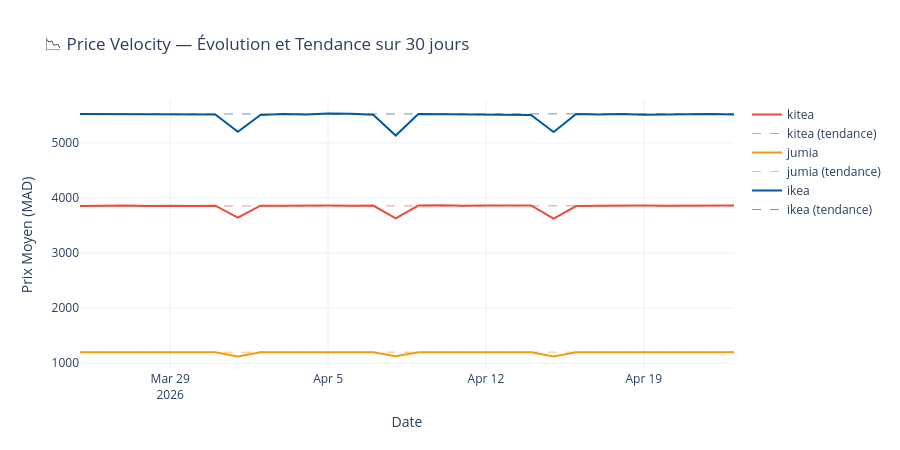

The notebook cell saved with this chart:
### Markdown cell above
## 📉 Étape 11 — Price Velocity (Tendance des prix)
> Mentionné dans le projet : *"price velocity"*  
> Répond à : **les prix montent-ils ou descendent-ils sur 30 jours ?**  
> Régression linéaire sur la série temporelle

### Code cell
from scipy.stats import linregress

print("=== PRICE VELOCITY — Tendance sur 30 jours ===\n")

df_hist_clean = pd.read_csv(
    os.path.join(RAW_DIR, 'historique_prices.csv'),
    parse_dates=['date_scraping']
)

velocity_results = {}

for site in df_hist_clean['site'].unique():
    evol = df_hist_clean[df_hist_clean['site']==site].groupby('date_scraping')['prix'].mean()
    
    # Convertir dates en nombres pour régression
    x = np.arange(len(evol))
    y = evol.values
    
    slope, intercept, r, p, se = linregress(x, y)
    
    # Tendance sur 30 jours
    variation_totale = slope * 29  # MAD de variation sur 30 jours
    variation_pct    = variation_totale / y[0] * 100
    
    if slope > 0.5:    tendance = "HAUSSE ↗"
    elif slope < -0.5: tendance = "BAISSE ↘"
    else:              tendance = "STABLE →"
    
    velocity_results[site] = {
        'pente_jour'     : round(float(slope), 3),
        'variation_30j'  : round(float(variation_totale), 2),
        'variation_pct'  : round(float(variation_pct), 2),
        'r_carre'        : round(float(r**2), 4),
        'p_value'        : round(float(p), 6),
        'significatif'   : bool(p < 0.05),
        'tendance'       : tendance,
        'prix_debut'     : round(float(y[0]), 2),
        'prix_fin'       : round(float(y[-1]), 2),
    }
    
    print(f"{site.upper():8} : {tendance}")
    print(f"  Pente          : {slope:+.2f} MAD/jour")
    print(f"  Variation 30j  : {variation_totale:+.0f} MAD ({variation_pct:+.1f}%)")
    print(f"  R²             : {r**2:.4f} | p={p:.4f} {'✅ significatif' if p<0.05 else '❌ non significatif'}")
    print(f"  Prix début     : {y[0]:.0f} MAD → Prix fin : {y[-1]:.0f} MAD")
    print()

# Graphique avec tendances
fig_vel = go.Figure()
evol_all = df_hist_clean.groupby(['site','date_scraping'])['prix'].mean().reset_index()

for site in df_hist_clean['site'].unique():
    data_site = evol_all[evol_all['site']==site].sort_values('date_scraping')
    
    # Ligne réelle
    fig_vel.add_trace(go.Scatter(
        x=data_site['date_scraping'], y=data_site['prix'],
        mode='lines', name=f'{site}',
        line=dict(color=COLORS[site], width=2)
    ))
    
    # Ligne de tendance
    x_num = np.arange(len(data_site))
    slope = velocity_results[site]['pente_jour']
    intercept = data_site['prix'].iloc[0] - slope * 0
    trend_y = intercept + slope * x_num
    
    fig_vel.add_trace(go.Scatter(
        x=data_site['date_scraping'], y=trend_y,
        mode='lines', name=f'{site} (tendance)',
        line=dict(color=COLORS[site], width=1, dash='dash'),
        opacity=0.6
    ))

fig_vel.update_layout(
    title='📉 Price Velocity — Évolution et Tendance sur 30 jours',
    xaxis_title='Date', yaxis_title='Prix Moyen (MAD)',
    template='plotly_white', height=450
)
fig_vel.show()
with open(os.path.join(OUTPUTS_DIR,'fig_velocity.json'),'w') as f: f.write(fig_vel.to_json())
print("✅ fig_velocity.json sauvegardé")

### Figure 1 — Plotly figure (JSON) as saved in the notebook; plotly's stock layout.template omitted (floating-point values rounded to 4 significant figures)
{"data": [{"line": {"color": "#E74C3C", "width": 2}, "mode": "lines", "name": "kitea", "type": "scatter", "x": ["2026-03-25T00:00:00", "2026-03-26T00:00:00", "2026-03-27T00:00:00", "2026-03-28T00:00:00", "2026-03-29T00:00:00", "2026-03-30T00:00:00", "2026-03-31T00:00:00", "2026-04-01T00:00:00", "2026-04-02T00:00:00", "2026-04-03T00:00:00", "2026-04-04T00:00:00", "2026-04-05T00:00:00", "2026-04-06T00:00:00", "2026-04-07T00:00:00", "2026-04-08T00:00:00", "2026-04-09T00:00:00", "2026-04-10T00:00:00", "2026-04-11T00:00:00", "2026-04-12T00:00:00", "2026-04-13T00:00:00", "2026-04-14T00:00:00", "2026-04-15T00:00:00", "2026-04-16T00:00:00", "2026-04-17T00:00:00", "2026-04-18T00:00:00", "2026-04-19T00:00:00", "2026-04-20T00:00:00", "2026-04-21T00:00:00", "2026-04-22T00:00:00", "2026-04-23T00:00:00"], "y": [3854.0, 3865.0, 3865.0, 3855.0, 3861.0, 3852.0, 3860.0, 3644.0, 3860.0, 3860.0, 3864.0, 3861.0, 3859.0, 3862.0, 3630.0, 3862.0, 3870.0, 3858.0, 3863.0, 3863.0, 3863.0, 3626.0, 3853.0, 3860.0, 3865.0, 3861.0, 3860.0, 3859.0, 3860.0, 3861.0]}, {"line": {"color": "#E74C3C", "dash": "dash", "width": 1}, "mode": "lines", "name": "kitea (tendance)", "opacity": 0.6, "type": "scatter", "x": ["2026-03-25T00:00:00", "2026-03-26T00:00:00", "2026-03-27T00:00:00", "2026-03-28T00:00:00", "2026-03-29T00:00:00", "2026-03-30T00:00:00", "2026-03-31T00:00:00", "2026-04-01T00:00:00", "2026-04-02T00:00:00", "2026-04-03T00:00:00", "2026-04-04T00:00:00", "2026-04-05T00:00:00", "2026-04-06T00:00:00", "2026-04-07T00:00:00", "2026-04-08T00:00:00", "2026-04-09T00:00:00", "2026-04-10T00:00:00", "2026-04-11T00:00:00", "2026-04-12T00:00:00", "2026-04-13T00:00:00", "2026-04-14T00:00:00", "2026-04-15T00:00:00", "2026-04-16T00:00:00", "2026-04-17T00:00:00", "2026-04-18T00:00:00", "2026-04-19T00:00:00", "2026-04-20T00:00:00", "2026-04-21T00:00:00", "2026-04-22T00:00:00", "2026-04-23T00:00:00"], "y": [3854.0, 3854.0, 3855.0, 3855.0, 3855.0, 3855.0, 3855.0, 3855.0, 3856.0, 3856.0, 3856.0, 3856.0, 3856.0, 3856.0, 3856.0, 3857.0, 3857.0, 3857.0, 3857.0, 3857.0, 3857.0, 3858.0, 3858.0, 3858.0, 3858.0, 3858.0, 3858.0, 3858.0, 3859.0, 3859.0]}, {"line": {"color": "#F39C12", "width": 2}, "mode": "lines", "name": "jumia", "type": "scatter", "x": ["2026-03-25T00:00:00", "2026-03-26T00:00:00", "2026-03-27T00:00:00", "2026-03-28T00:00:00", "2026-03-29T00:00:00", "2026-03-30T00:00:00", "2026-03-31T00:00:00", "2026-04-01T00:00:00", "2026-04-02T00:00:00", "2026-04-03T00:00:00", "2026-04-04T00:00:00", "2026-04-05T00:00:00", "2026-04-06T00:00:00", "2026-04-07T00:00:00", "2026-04-08T00:00:00", "2026-04-09T00:00:00", "2026-04-10T00:00:00", "2026-04-11T00:00:00", "2026-04-12T00:00:00", "2026-04-13T00:00:00", "2026-04-14T00:00:00", "2026-04-15T00:00:00", "2026-04-16T00:00:00", "2026-04-17T00:00:00", "2026-04-18T00:00:00", "2026-04-19T00:00:00", "2026-04-20T00:00:00", "2026-04-21T00:00:00", "2026-04-22T00:00:00", "2026-04-23T00:00:00"], "y": [1199.0, 1199.0, 1198.0, 1198.0, 1200.0, 1200.0, 1199.0, 1122.0, 1199.0, 1198.0, 1198.0, 1200.0, 1200.0, 1198.0, 1125.0, 1199.0, 1199.0, 1200.0, 1199.0, 1198.0, 1199.0, 1123.0, 1201.0, 1200.0, 1198.0, 1199.0, 1200.0, 1198.0, 1200.0, 1201.0]}, {"line": {"color": "#F39C12", "dash": "dash", "width": 1}, "mode": "lines", "name": "jumia (tendance)", "opacity": 0.6, "type": "scatter", "x": ["2026-03-25T00:00:00", "2026-03-26T00:00:00", "2026-03-27T00:00:00", "2026-03-28T00:00:00", "2026-03-29T00:00:00", "2026-03-30T00:00:00", "2026-03-31T00:00:00", "2026-04-01T00:00:00", "2026-04-02T00:00:00", "2026-04-03T00:00:00", "2026-04-04T00:00:00", "2026-04-05T00:00:00", "2026-04-06T00:00:00", "2026-04-07T00:00:00", "2026-04-08T00:00:00", "2026-04-09T00:00:00", "2026-04-10T00:00:00", "2026-04-11T00:00:00", "2026-04-12T00:00:00", "2026-04-13T00:00:00", "2026-04-14T00:00:00", "2026-04-15T00:00:00", "2026-04-16T00:00:00", "2026-04-17T00:00:00", "2026-04-18T00:00:00", "2026-04-19T00:00:00", "2026-04-20T00:00:00", "2026-04-21T00:00:00", "2026-04-22T00:00:00", "2026-04-23T00:00:00"], "y": [1199.0, 1199.0, 1200.0, 1200.0, 1200.0, 1200.0, 1200.0, 1200.0, 1200.0, 1200.0, 1200.0, 1200.0, 1200.0, 1200.0, 1201.0, 1201.0, 1201.0, 1201.0, 1201.0, 1201.0, 1201.0, 1201.0, 1201.0, 1201.0, 1201.0, 1201.0, 1202.0, 1202.0, 1202.0, 1202.0]}, {"line": {"color": "#0058A3", "width": 2}, "mode": "lines", "name": "ikea", "type": "scatter", "x": ["2026-03-25T00:00:00", "2026-03-26T00:00:00", "2026-03-27T00:00:00", "2026-03-28T00:00:00", "2026-03-29T00:00:00", "2026-03-30T00:00:00", "2026-03-31T00:00:00", "2026-04-01T00:00:00", "2026-04-02T00:00:00", "2026-04-03T00:00:00", "2026-04-04T00:00:00", "2026-04-05T00:00:00", "2026-04-06T00:00:00", "2026-04-07T00:00:00", "2026-04-08T00:00:00", "2026-04-09T00:00:00", "2026-04-10T00:00:00", "2026-04-11T00:00:00", "2026-04-12T00:00:00", "2026-04-13T00:00:00", "2026-04-14T00:00:00", "2026-04-15T00:00:00", "2026-04-16T00:00:00", "2026-04-17T00:00:00", "2026-04-18T00:00:00", "2026-04-19T00:00:00", "2026-04-20T00:00:00", "2026-04-21T00:00:00", "2026-04-22T00:00:00", "2026-04-23T00:00:00"], "y": [5522.0, 5520.0, 5512.0, 5520.0, 5518.0, 5510.0, 5516.0, 5201.0, 5506.0, 5526.0, 5515.0, 5534.0, 5531.0, 5512.0, 5134.0, 5524.0, 5520.0, 5521.0, 5509.0, 5517.0, 5507.0, 5199.0, 5525.0, 5514.0, 5523.0, 5510.0, 5515.0, 5523.0, 5527.0, 5515.0]}, {"line": {"color": "#0058A3", "dash": "dash", "width": 1}, "mode": "lines", "name": "ikea (tendance)", "opacity": 0.6, "type": "scatter", "x": ["2026-03-25T00:00:00", "2026-03-26T00:00:00", "2026-03-27T00:00:00", "2026-03-28T00:00:00", "2026-03-29T00:00:00", "2026-03-30T00:00:00", "2026-03-31T00:00:00", "2026-04-01T00:00:00", "2026-04-02T00:00:00", "2026-04-03T00:00:00", "2026-04-04T00:00:00", "2026-04-05T00:00:00", "2026-04-06T00:00:00", "2026-04-07T00:00:00", "2026-04-08T00:00:00", "2026-04-09T00:00:00", "2026-04-10T00:00:00", "2026-04-11T00:00:00", "2026-04-12T00:00:00", "2026-04-13T00:00:00", "2026-04-14T00:00:00", "2026-04-15T00:00:00", "2026-04-16T00:00:00", "2026-04-17T00:00:00", "2026-04-18T00:00:00", "2026-04-19T00:00:00", "2026-04-20T00:00:00", "2026-04-21T00:00:00", "2026-04-22T00:00:00", "2026-04-23T00:00:00"], "y": [5522.0, 5523.0, 5523.0, 5523.0, 5523.0, 5523.0, 5524.0, 5524.0, 5524.0, 5524.0, 5525.0, 5525.0, 5525.0, 5525.0, 5526.0, 5526.0, 5526.0, 5526.0, 5527.0, 5527.0, 5527.0, 5527.0, 5528.0, 5528.0, 5528.0, 5528.0, 5528.0, 5529.0, 5529.0, 5529.0]}], "layout": {"height": 450, "title": {"text": "📉 Price Velocity — Évolution et Tendance sur 30 jours"}, "xaxis": {"title": {"text": "Date"}}, "yaxis": {"title": {"text": "Prix Moyen (MAD)"}}}}
